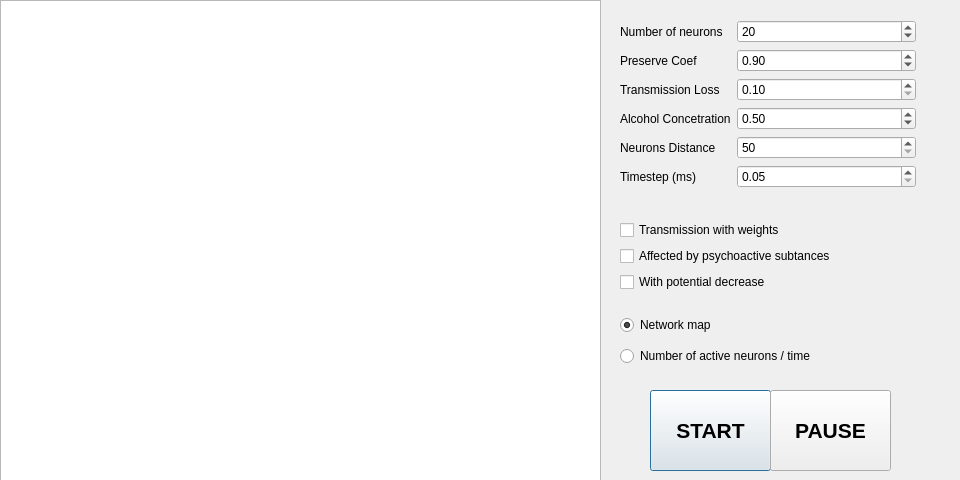
<?xml version="1.0" encoding="UTF-8"?>
<ui version="4.0">
 <class>NeuralNetwork</class>
 <widget class="QDialog" name="NeuralNetwork">
  <property name="geometry">
   <rect>
    <x>0</x>
    <y>0</y>
    <width>960</width>
    <height>480</height>
   </rect>
  </property>
  <property name="windowTitle">
   <string>Neural Network Dialog</string>
  </property>
  <widget class="QGraphicsView" name="graphicsView">
   <property name="geometry">
    <rect>
     <x>0</x>
     <y>0</y>
     <width>601</width>
     <height>601</height>
    </rect>
   </property>
  </widget>
  <widget class="QWidget" name="formLayoutWidget">
   <property name="geometry">
    <rect>
     <x>620</x>
     <y>20</y>
     <width>296</width>
     <height>211</height>
    </rect>
   </property>
   <layout class="QFormLayout" name="formLayout">
    <item row="0" column="0">
     <widget class="QLabel" name="label_neurons">
      <property name="text">
       <string>Number of neurons</string>
      </property>
     </widget>
    </item>
    <item row="0" column="1">
     <widget class="QSpinBox" name="nb_neurons">
      <property name="minimum">
       <number>5</number>
      </property>
      <property name="maximum">
       <number>200</number>
      </property>
      <property name="value">
       <number>20</number>
      </property>
     </widget>
    </item>
    <item row="1" column="0">
     <widget class="QLabel" name="label_gamma">
      <property name="text">
       <string>Preserve Coef</string>
      </property>
     </widget>
    </item>
    <item row="1" column="1">
     <widget class="QDoubleSpinBox" name="gamma">
      <property name="decimals">
       <number>2</number>
      </property>
      <property name="minimum">
       <double>0.500000000000000</double>
      </property>
      <property name="maximum">
       <double>1.000000000000000</double>
      </property>
      <property name="singleStep">
       <double>0.050000000000000</double>
      </property>
      <property name="value">
       <double>0.900000000000000</double>
      </property>
     </widget>
    </item>
    <item row="2" column="0">
     <widget class="QLabel" name="label_beta">
      <property name="text">
       <string>Transmission Loss</string>
      </property>
     </widget>
    </item>
    <item row="2" column="1">
     <widget class="QDoubleSpinBox" name="beta">
      <property name="decimals">
       <number>2</number>
      </property>
      <property name="minimum">
       <double>0.100000000000000</double>
      </property>
      <property name="maximum">
       <double>0.600000000000000</double>
      </property>
      <property name="singleStep">
       <double>0.050000000000000</double>
      </property>
     </widget>
    </item>
    <item row="3" column="0">
     <widget class="QLabel" name="label_alcohol_concentration">
      <property name="text">
       <string>Alcohol Concetration</string>
      </property>
     </widget>
    </item>
    <item row="3" column="1">
     <widget class="QDoubleSpinBox" name="alco_concen">
      <property name="decimals">
       <number>2</number>
      </property>
      <property name="minimum">
       <double>-1.000000000000000</double>
      </property>
      <property name="maximum">
       <double>1.000000000000000</double>
      </property>
      <property name="singleStep">
       <double>0.050000000000000</double>
      </property>
      <property name="value">
       <double>0.500000000000000</double>
      </property>
     </widget>
    </item>
    <item row="4" column="0">
     <widget class="QLabel" name="label_dist">
      <property name="text">
       <string>Neurons Distance</string>
      </property>
     </widget>
    </item>
    <item row="4" column="1">
     <widget class="QDoubleSpinBox" name="dist">
      <property name="decimals">
       <number>0</number>
      </property>
      <property name="minimum">
       <double>50.000000000000000</double>
      </property>
      <property name="maximum">
       <double>300.000000000000000</double>
      </property>
      <property name="singleStep">
       <double>10.000000000000000</double>
      </property>
      <property name="value">
       <double>50.000000000000000</double>
      </property>
     </widget>
    </item>
    <item row="5" column="0">
     <widget class="QLabel" name="label_deltaT">
      <property name="text">
       <string>Timestep (ms)</string>
      </property>
     </widget>
    </item>
    <item row="5" column="1">
     <widget class="QDoubleSpinBox" name="deltaT">
      <property name="decimals">
       <number>2</number>
      </property>
      <property name="minimum">
       <double>0.050000000000000</double>
      </property>
      <property name="maximum">
       <double>0.300000000000000</double>
      </property>
      <property name="singleStep">
       <double>0.050000000000000</double>
      </property>
     </widget>
    </item>
   </layout>
  </widget>
  <widget class="QWidget" name="formLayoutWidget_2">
   <property name="geometry">
    <rect>
     <x>620</x>
     <y>220</y>
     <width>276</width>
     <height>83</height>
    </rect>
   </property>
   <layout class="QFormLayout" name="formLayout_2">
    <item row="0" column="0">
     <widget class="QCheckBox" name="poids">
      <property name="text">
       <string>Transmission with weights </string>
      </property>
     </widget>
    </item>
    <item row="1" column="0">
     <widget class="QCheckBox" name="psycho">
      <property name="text">
       <string>Affected by psychoactive subtances</string>
      </property>
     </widget>
    </item>
    <item row="2" column="0">
     <widget class="QCheckBox" name="decrease_poten">
      <property name="text">
       <string>With potential decrease</string>
      </property>
     </widget>
    </item>
   </layout>
  </widget>
  <widget class="QPushButton" name="start">
   <property name="geometry">
    <rect>
     <x>650</x>
     <y>390</y>
     <width>121</width>
     <height>81</height>
    </rect>
   </property>
   <property name="font">
    <font>
     <pointsize>16</pointsize>
     <weight>75</weight>
     <bold>true</bold>
    </font>
   </property>
   <property name="text">
    <string>START</string>
   </property>
  </widget>
  <widget class="QPushButton" name="pause">
   <property name="geometry">
    <rect>
     <x>770</x>
     <y>390</y>
     <width>121</width>
     <height>81</height>
    </rect>
   </property>
   <property name="font">
    <font>
     <pointsize>16</pointsize>
     <weight>75</weight>
     <bold>true</bold>
    </font>
   </property>
   <property name="text">
    <string>PAUSE</string>
   </property>
  </widget>
  <widget class="QWidget" name="gridLayoutWidget">
   <property name="geometry">
    <rect>
     <x>620</x>
     <y>310</y>
     <width>247</width>
     <height>61</height>
    </rect>
   </property>
   <layout class="QGridLayout" name="gridLayout">
    <item row="2" column="0">
     <widget class="QRadioButton" name="nbActive">
      <property name="text">
       <string>Number of active neurons / time</string>
      </property>
      <property name="checked">
       <bool>false</bool>
      </property>
     </widget>
    </item>
    <item row="1" column="0">
     <widget class="QRadioButton" name="networkMap">
      <property name="autoFillBackground">
       <bool>true</bool>
      </property>
      <property name="text">
       <string>Network map</string>
      </property>
      <property name="checked">
       <bool>true</bool>
      </property>
     </widget>
    </item>
   </layout>
  </widget>
 </widget>
 <resources/>
 <connections/>
</ui>
